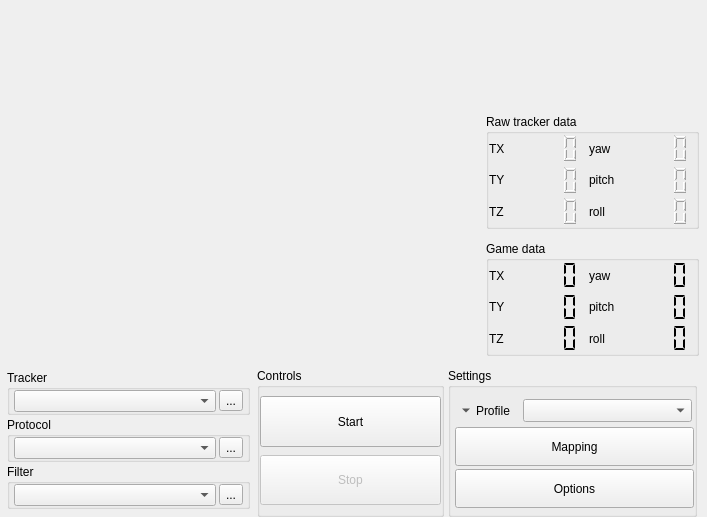
<?xml version="1.0" encoding="UTF-8"?>
<ui version="4.0">
 <author>Lovecraftian Octopus</author>
 <class>OpentrackUI</class>
 <widget class="QMainWindow" name="OpentrackUI">
  <property name="geometry">
   <rect>
    <x>0</x>
    <y>0</y>
    <width>707</width>
    <height>494</height>
   </rect>
  </property>
  <property name="windowIcon">
   <iconset resource="ui-res.qrc">
    <normaloff>:/images/facetracknoir.png</normaloff>:/images/facetracknoir.png</iconset>
  </property>
  <property name="styleSheet">
   <string notr="true">#video_feed { border: 0; }
</string>
  </property>
  <widget class="QWidget" name="content">
   <property name="sizePolicy">
    <sizepolicy hsizetype="Preferred" vsizetype="Preferred">
     <horstretch>0</horstretch>
     <verstretch>0</verstretch>
    </sizepolicy>
   </property>
   <layout class="QVBoxLayout" name="verticalLayout_2">
    <property name="spacing">
     <number>0</number>
    </property>
    <property name="leftMargin">
     <number>0</number>
    </property>
    <property name="topMargin">
     <number>0</number>
    </property>
    <property name="rightMargin">
     <number>0</number>
    </property>
    <property name="bottomMargin">
     <number>0</number>
    </property>
    <item>
     <widget class="QFrame" name="frame">
      <property name="frameShape">
       <enum>QFrame::NoFrame</enum>
      </property>
      <property name="frameShadow">
       <enum>QFrame::Raised</enum>
      </property>
      <property name="lineWidth">
       <number>0</number>
      </property>
      <layout class="QGridLayout" name="gridLayout_5">
       <property name="leftMargin">
        <number>0</number>
       </property>
       <property name="topMargin">
        <number>0</number>
       </property>
       <property name="rightMargin">
        <number>0</number>
       </property>
       <property name="bottomMargin">
        <number>0</number>
       </property>
       <property name="spacing">
        <number>0</number>
       </property>
       <item row="0" column="0">
        <widget class="QFrame" name="top">
         <property name="frameShape">
          <enum>QFrame::NoFrame</enum>
         </property>
         <layout class="QHBoxLayout" name="horizontalLayout_2">
          <property name="spacing">
           <number>0</number>
          </property>
          <property name="leftMargin">
           <number>0</number>
          </property>
          <property name="topMargin">
           <number>0</number>
          </property>
          <property name="rightMargin">
           <number>0</number>
          </property>
          <property name="bottomMargin">
           <number>0</number>
          </property>
          <item>
           <widget class="QFrame" name="video_feed">
            <property name="sizePolicy">
             <sizepolicy hsizetype="Fixed" vsizetype="Fixed">
              <horstretch>0</horstretch>
              <verstretch>0</verstretch>
             </sizepolicy>
            </property>
            <property name="minimumSize">
             <size>
              <width>480</width>
              <height>360</height>
             </size>
            </property>
            <property name="maximumSize">
             <size>
              <width>480</width>
              <height>360</height>
             </size>
            </property>
            <widget class="QFrame" name="video_frame">
             <property name="geometry">
              <rect>
               <x>0</x>
               <y>0</y>
               <width>480</width>
               <height>360</height>
              </rect>
             </property>
             <property name="sizePolicy">
              <sizepolicy hsizetype="MinimumExpanding" vsizetype="Preferred">
               <horstretch>0</horstretch>
               <verstretch>0</verstretch>
              </sizepolicy>
             </property>
             <widget class="QLabel" name="video_frame_label">
              <property name="geometry">
               <rect>
                <x>0</x>
                <y>0</y>
                <width>480</width>
                <height>360</height>
               </rect>
              </property>
              <property name="sizePolicy">
               <sizepolicy hsizetype="Fixed" vsizetype="Fixed">
                <horstretch>0</horstretch>
                <verstretch>0</verstretch>
               </sizepolicy>
              </property>
              <property name="minimumSize">
               <size>
                <width>480</width>
                <height>360</height>
               </size>
              </property>
              <property name="maximumSize">
               <size>
                <width>480</width>
                <height>360</height>
               </size>
              </property>
              <property name="text">
               <string/>
              </property>
             </widget>
            </widget>
           </widget>
          </item>
          <item>
           <widget class="QFrame" name="top_display">
            <property name="frameShape">
             <enum>QFrame::NoFrame</enum>
            </property>
            <property name="lineWidth">
             <number>0</number>
            </property>
            <layout class="QVBoxLayout">
             <property name="spacing">
              <number>12</number>
             </property>
             <property name="leftMargin">
              <number>6</number>
             </property>
             <property name="topMargin">
              <number>12</number>
             </property>
             <property name="rightMargin">
              <number>8</number>
             </property>
             <property name="bottomMargin">
              <number>4</number>
             </property>
             <item>
              <widget class="GLWidget" name="pose_display" native="true">
               <property name="sizePolicy">
                <sizepolicy hsizetype="MinimumExpanding" vsizetype="MinimumExpanding">
                 <horstretch>0</horstretch>
                 <verstretch>0</verstretch>
                </sizepolicy>
               </property>
               <property name="maximumSize">
                <size>
                 <width>80</width>
                 <height>90</height>
                </size>
               </property>
              </widget>
             </item>
             <item>
              <widget class="QGroupBox" name="box_raw_headpose">
               <property name="sizePolicy">
                <sizepolicy hsizetype="MinimumExpanding" vsizetype="Minimum">
                 <horstretch>0</horstretch>
                 <verstretch>0</verstretch>
                </sizepolicy>
               </property>
               <property name="title">
                <string notr="true">Raw tracker data</string>
               </property>
               <layout class="QGridLayout" name="gridLayout_12">
                <property name="leftMargin">
                 <number>0</number>
                </property>
                <property name="topMargin">
                 <number>0</number>
                </property>
                <property name="rightMargin">
                 <number>0</number>
                </property>
                <property name="bottomMargin">
                 <number>0</number>
                </property>
                <property name="horizontalSpacing">
                 <number>3</number>
                </property>
                <property name="verticalSpacing">
                 <number>2</number>
                </property>
                <item row="0" column="1">
                 <widget class="QLCDNumber" name="raw_x">
                  <property name="enabled">
                   <bool>true</bool>
                  </property>
                  <property name="sizePolicy">
                   <sizepolicy hsizetype="Minimum" vsizetype="Minimum">
                    <horstretch>0</horstretch>
                    <verstretch>0</verstretch>
                   </sizepolicy>
                  </property>
                  <property name="frameShape">
                   <enum>QFrame::NoFrame</enum>
                  </property>
                  <property name="frameShadow">
                   <enum>QFrame::Plain</enum>
                  </property>
                  <property name="lineWidth">
                   <number>1</number>
                  </property>
                  <property name="smallDecimalPoint">
                   <bool>true</bool>
                  </property>
                  <property name="digitCount">
                   <number>4</number>
                  </property>
                  <property name="segmentStyle">
                   <enum>QLCDNumber::Outline</enum>
                  </property>
                 </widget>
                </item>
                <item row="0" column="2">
                 <widget class="QLabel" name="lblRotX_4">
                  <property name="sizePolicy">
                   <sizepolicy hsizetype="Maximum" vsizetype="Minimum">
                    <horstretch>0</horstretch>
                    <verstretch>0</verstretch>
                   </sizepolicy>
                  </property>
                  <property name="frameShadow">
                   <enum>QFrame::Raised</enum>
                  </property>
                  <property name="text">
                   <string>yaw</string>
                  </property>
                 </widget>
                </item>
                <item row="2" column="2">
                 <widget class="QLabel" name="lblRotZ_4">
                  <property name="sizePolicy">
                   <sizepolicy hsizetype="Maximum" vsizetype="Minimum">
                    <horstretch>0</horstretch>
                    <verstretch>0</verstretch>
                   </sizepolicy>
                  </property>
                  <property name="frameShadow">
                   <enum>QFrame::Raised</enum>
                  </property>
                  <property name="text">
                   <string>roll</string>
                  </property>
                 </widget>
                </item>
                <item row="2" column="0">
                 <widget class="QLabel" name="lblZ_4">
                  <property name="enabled">
                   <bool>true</bool>
                  </property>
                  <property name="sizePolicy">
                   <sizepolicy hsizetype="Maximum" vsizetype="Minimum">
                    <horstretch>0</horstretch>
                    <verstretch>0</verstretch>
                   </sizepolicy>
                  </property>
                  <property name="autoFillBackground">
                   <bool>false</bool>
                  </property>
                  <property name="frameShadow">
                   <enum>QFrame::Raised</enum>
                  </property>
                  <property name="text">
                   <string>TZ</string>
                  </property>
                 </widget>
                </item>
                <item row="1" column="2">
                 <widget class="QLabel" name="lblRotY_4">
                  <property name="sizePolicy">
                   <sizepolicy hsizetype="Maximum" vsizetype="Minimum">
                    <horstretch>0</horstretch>
                    <verstretch>0</verstretch>
                   </sizepolicy>
                  </property>
                  <property name="frameShadow">
                   <enum>QFrame::Raised</enum>
                  </property>
                  <property name="text">
                   <string>pitch</string>
                  </property>
                 </widget>
                </item>
                <item row="1" column="1">
                 <widget class="QLCDNumber" name="raw_y">
                  <property name="enabled">
                   <bool>true</bool>
                  </property>
                  <property name="sizePolicy">
                   <sizepolicy hsizetype="Minimum" vsizetype="Minimum">
                    <horstretch>0</horstretch>
                    <verstretch>0</verstretch>
                   </sizepolicy>
                  </property>
                  <property name="frameShape">
                   <enum>QFrame::NoFrame</enum>
                  </property>
                  <property name="frameShadow">
                   <enum>QFrame::Plain</enum>
                  </property>
                  <property name="lineWidth">
                   <number>1</number>
                  </property>
                  <property name="smallDecimalPoint">
                   <bool>true</bool>
                  </property>
                  <property name="digitCount">
                   <number>4</number>
                  </property>
                  <property name="segmentStyle">
                   <enum>QLCDNumber::Outline</enum>
                  </property>
                 </widget>
                </item>
                <item row="0" column="3">
                 <widget class="QLCDNumber" name="raw_yaw">
                  <property name="enabled">
                   <bool>true</bool>
                  </property>
                  <property name="sizePolicy">
                   <sizepolicy hsizetype="Minimum" vsizetype="Minimum">
                    <horstretch>0</horstretch>
                    <verstretch>0</verstretch>
                   </sizepolicy>
                  </property>
                  <property name="frameShape">
                   <enum>QFrame::NoFrame</enum>
                  </property>
                  <property name="frameShadow">
                   <enum>QFrame::Plain</enum>
                  </property>
                  <property name="lineWidth">
                   <number>1</number>
                  </property>
                  <property name="smallDecimalPoint">
                   <bool>true</bool>
                  </property>
                  <property name="digitCount">
                   <number>4</number>
                  </property>
                  <property name="segmentStyle">
                   <enum>QLCDNumber::Outline</enum>
                  </property>
                 </widget>
                </item>
                <item row="2" column="3">
                 <widget class="QLCDNumber" name="raw_roll">
                  <property name="enabled">
                   <bool>true</bool>
                  </property>
                  <property name="sizePolicy">
                   <sizepolicy hsizetype="Minimum" vsizetype="Minimum">
                    <horstretch>0</horstretch>
                    <verstretch>0</verstretch>
                   </sizepolicy>
                  </property>
                  <property name="frameShape">
                   <enum>QFrame::NoFrame</enum>
                  </property>
                  <property name="frameShadow">
                   <enum>QFrame::Plain</enum>
                  </property>
                  <property name="lineWidth">
                   <number>1</number>
                  </property>
                  <property name="smallDecimalPoint">
                   <bool>true</bool>
                  </property>
                  <property name="digitCount">
                   <number>4</number>
                  </property>
                  <property name="segmentStyle">
                   <enum>QLCDNumber::Outline</enum>
                  </property>
                 </widget>
                </item>
                <item row="2" column="1">
                 <widget class="QLCDNumber" name="raw_z">
                  <property name="enabled">
                   <bool>true</bool>
                  </property>
                  <property name="sizePolicy">
                   <sizepolicy hsizetype="Minimum" vsizetype="Minimum">
                    <horstretch>0</horstretch>
                    <verstretch>0</verstretch>
                   </sizepolicy>
                  </property>
                  <property name="frameShape">
                   <enum>QFrame::NoFrame</enum>
                  </property>
                  <property name="frameShadow">
                   <enum>QFrame::Plain</enum>
                  </property>
                  <property name="lineWidth">
                   <number>1</number>
                  </property>
                  <property name="smallDecimalPoint">
                   <bool>true</bool>
                  </property>
                  <property name="digitCount">
                   <number>4</number>
                  </property>
                  <property name="segmentStyle">
                   <enum>QLCDNumber::Outline</enum>
                  </property>
                 </widget>
                </item>
                <item row="0" column="0">
                 <widget class="QLabel" name="lblX_4">
                  <property name="sizePolicy">
                   <sizepolicy hsizetype="Maximum" vsizetype="Minimum">
                    <horstretch>0</horstretch>
                    <verstretch>0</verstretch>
                   </sizepolicy>
                  </property>
                  <property name="frameShadow">
                   <enum>QFrame::Raised</enum>
                  </property>
                  <property name="text">
                   <string>TX</string>
                  </property>
                 </widget>
                </item>
                <item row="1" column="3">
                 <widget class="QLCDNumber" name="raw_pitch">
                  <property name="enabled">
                   <bool>true</bool>
                  </property>
                  <property name="sizePolicy">
                   <sizepolicy hsizetype="Minimum" vsizetype="Minimum">
                    <horstretch>0</horstretch>
                    <verstretch>0</verstretch>
                   </sizepolicy>
                  </property>
                  <property name="frameShape">
                   <enum>QFrame::NoFrame</enum>
                  </property>
                  <property name="frameShadow">
                   <enum>QFrame::Plain</enum>
                  </property>
                  <property name="lineWidth">
                   <number>1</number>
                  </property>
                  <property name="smallDecimalPoint">
                   <bool>true</bool>
                  </property>
                  <property name="digitCount">
                   <number>4</number>
                  </property>
                  <property name="segmentStyle">
                   <enum>QLCDNumber::Outline</enum>
                  </property>
                 </widget>
                </item>
                <item row="1" column="0">
                 <widget class="QLabel" name="lblY_4">
                  <property name="enabled">
                   <bool>true</bool>
                  </property>
                  <property name="sizePolicy">
                   <sizepolicy hsizetype="Maximum" vsizetype="Minimum">
                    <horstretch>0</horstretch>
                    <verstretch>0</verstretch>
                   </sizepolicy>
                  </property>
                  <property name="autoFillBackground">
                   <bool>false</bool>
                  </property>
                  <property name="frameShadow">
                   <enum>QFrame::Raised</enum>
                  </property>
                  <property name="text">
                   <string>TY</string>
                  </property>
                 </widget>
                </item>
               </layout>
              </widget>
             </item>
             <item>
              <widget class="QGroupBox" name="box_mapped_headpose">
               <property name="sizePolicy">
                <sizepolicy hsizetype="MinimumExpanding" vsizetype="Minimum">
                 <horstretch>0</horstretch>
                 <verstretch>0</verstretch>
                </sizepolicy>
               </property>
               <property name="title">
                <string notr="true">Game data</string>
               </property>
               <layout class="QGridLayout" name="gridLayout_14">
                <property name="leftMargin">
                 <number>0</number>
                </property>
                <property name="topMargin">
                 <number>0</number>
                </property>
                <property name="rightMargin">
                 <number>0</number>
                </property>
                <property name="bottomMargin">
                 <number>0</number>
                </property>
                <property name="horizontalSpacing">
                 <number>3</number>
                </property>
                <property name="verticalSpacing">
                 <number>2</number>
                </property>
                <item row="1" column="0">
                 <widget class="QLabel" name="lblY_2">
                  <property name="enabled">
                   <bool>true</bool>
                  </property>
                  <property name="sizePolicy">
                   <sizepolicy hsizetype="Maximum" vsizetype="Minimum">
                    <horstretch>0</horstretch>
                    <verstretch>0</verstretch>
                   </sizepolicy>
                  </property>
                  <property name="autoFillBackground">
                   <bool>false</bool>
                  </property>
                  <property name="frameShadow">
                   <enum>QFrame::Raised</enum>
                  </property>
                  <property name="text">
                   <string>TY</string>
                  </property>
                 </widget>
                </item>
                <item row="1" column="2">
                 <widget class="QLabel" name="lblRotY_2">
                  <property name="sizePolicy">
                   <sizepolicy hsizetype="Maximum" vsizetype="Minimum">
                    <horstretch>0</horstretch>
                    <verstretch>0</verstretch>
                   </sizepolicy>
                  </property>
                  <property name="frameShadow">
                   <enum>QFrame::Raised</enum>
                  </property>
                  <property name="text">
                   <string>pitch</string>
                  </property>
                 </widget>
                </item>
                <item row="0" column="1">
                 <widget class="QLCDNumber" name="pose_x">
                  <property name="enabled">
                   <bool>true</bool>
                  </property>
                  <property name="sizePolicy">
                   <sizepolicy hsizetype="Minimum" vsizetype="Minimum">
                    <horstretch>0</horstretch>
                    <verstretch>0</verstretch>
                   </sizepolicy>
                  </property>
                  <property name="frameShape">
                   <enum>QFrame::NoFrame</enum>
                  </property>
                  <property name="smallDecimalPoint">
                   <bool>true</bool>
                  </property>
                  <property name="digitCount">
                   <number>4</number>
                  </property>
                  <property name="segmentStyle">
                   <enum>QLCDNumber::Flat</enum>
                  </property>
                 </widget>
                </item>
                <item row="0" column="2">
                 <widget class="QLabel" name="lblRotX_2">
                  <property name="sizePolicy">
                   <sizepolicy hsizetype="Maximum" vsizetype="Minimum">
                    <horstretch>0</horstretch>
                    <verstretch>0</verstretch>
                   </sizepolicy>
                  </property>
                  <property name="frameShadow">
                   <enum>QFrame::Raised</enum>
                  </property>
                  <property name="text">
                   <string>yaw</string>
                  </property>
                 </widget>
                </item>
                <item row="2" column="2">
                 <widget class="QLabel" name="lblRotZ_2">
                  <property name="sizePolicy">
                   <sizepolicy hsizetype="Maximum" vsizetype="Minimum">
                    <horstretch>0</horstretch>
                    <verstretch>0</verstretch>
                   </sizepolicy>
                  </property>
                  <property name="frameShadow">
                   <enum>QFrame::Raised</enum>
                  </property>
                  <property name="text">
                   <string>roll</string>
                  </property>
                 </widget>
                </item>
                <item row="2" column="0">
                 <widget class="QLabel" name="lblZ_2">
                  <property name="enabled">
                   <bool>true</bool>
                  </property>
                  <property name="sizePolicy">
                   <sizepolicy hsizetype="Maximum" vsizetype="Minimum">
                    <horstretch>0</horstretch>
                    <verstretch>0</verstretch>
                   </sizepolicy>
                  </property>
                  <property name="autoFillBackground">
                   <bool>false</bool>
                  </property>
                  <property name="frameShadow">
                   <enum>QFrame::Raised</enum>
                  </property>
                  <property name="text">
                   <string>TZ</string>
                  </property>
                 </widget>
                </item>
                <item row="1" column="1">
                 <widget class="QLCDNumber" name="pose_y">
                  <property name="enabled">
                   <bool>true</bool>
                  </property>
                  <property name="sizePolicy">
                   <sizepolicy hsizetype="Minimum" vsizetype="Minimum">
                    <horstretch>0</horstretch>
                    <verstretch>0</verstretch>
                   </sizepolicy>
                  </property>
                  <property name="frameShape">
                   <enum>QFrame::NoFrame</enum>
                  </property>
                  <property name="smallDecimalPoint">
                   <bool>true</bool>
                  </property>
                  <property name="digitCount">
                   <number>4</number>
                  </property>
                  <property name="segmentStyle">
                   <enum>QLCDNumber::Flat</enum>
                  </property>
                 </widget>
                </item>
                <item row="2" column="3">
                 <widget class="QLCDNumber" name="pose_roll">
                  <property name="enabled">
                   <bool>true</bool>
                  </property>
                  <property name="sizePolicy">
                   <sizepolicy hsizetype="Minimum" vsizetype="Minimum">
                    <horstretch>0</horstretch>
                    <verstretch>0</verstretch>
                   </sizepolicy>
                  </property>
                  <property name="frameShape">
                   <enum>QFrame::NoFrame</enum>
                  </property>
                  <property name="smallDecimalPoint">
                   <bool>true</bool>
                  </property>
                  <property name="digitCount">
                   <number>4</number>
                  </property>
                  <property name="segmentStyle">
                   <enum>QLCDNumber::Flat</enum>
                  </property>
                 </widget>
                </item>
                <item row="0" column="3">
                 <widget class="QLCDNumber" name="pose_yaw">
                  <property name="enabled">
                   <bool>true</bool>
                  </property>
                  <property name="sizePolicy">
                   <sizepolicy hsizetype="Minimum" vsizetype="Minimum">
                    <horstretch>0</horstretch>
                    <verstretch>0</verstretch>
                   </sizepolicy>
                  </property>
                  <property name="frameShape">
                   <enum>QFrame::NoFrame</enum>
                  </property>
                  <property name="smallDecimalPoint">
                   <bool>true</bool>
                  </property>
                  <property name="digitCount">
                   <number>4</number>
                  </property>
                  <property name="segmentStyle">
                   <enum>QLCDNumber::Flat</enum>
                  </property>
                 </widget>
                </item>
                <item row="2" column="1">
                 <widget class="QLCDNumber" name="pose_z">
                  <property name="enabled">
                   <bool>true</bool>
                  </property>
                  <property name="sizePolicy">
                   <sizepolicy hsizetype="Minimum" vsizetype="Minimum">
                    <horstretch>0</horstretch>
                    <verstretch>0</verstretch>
                   </sizepolicy>
                  </property>
                  <property name="frameShape">
                   <enum>QFrame::NoFrame</enum>
                  </property>
                  <property name="smallDecimalPoint">
                   <bool>true</bool>
                  </property>
                  <property name="digitCount">
                   <number>4</number>
                  </property>
                  <property name="segmentStyle">
                   <enum>QLCDNumber::Flat</enum>
                  </property>
                 </widget>
                </item>
                <item row="0" column="0">
                 <widget class="QLabel" name="lblx">
                  <property name="sizePolicy">
                   <sizepolicy hsizetype="Maximum" vsizetype="Minimum">
                    <horstretch>0</horstretch>
                    <verstretch>0</verstretch>
                   </sizepolicy>
                  </property>
                  <property name="frameShadow">
                   <enum>QFrame::Raised</enum>
                  </property>
                  <property name="text">
                   <string>TX</string>
                  </property>
                 </widget>
                </item>
                <item row="1" column="3">
                 <widget class="QLCDNumber" name="pose_pitch">
                  <property name="enabled">
                   <bool>true</bool>
                  </property>
                  <property name="sizePolicy">
                   <sizepolicy hsizetype="Minimum" vsizetype="Minimum">
                    <horstretch>0</horstretch>
                    <verstretch>0</verstretch>
                   </sizepolicy>
                  </property>
                  <property name="frameShape">
                   <enum>QFrame::NoFrame</enum>
                  </property>
                  <property name="smallDecimalPoint">
                   <bool>true</bool>
                  </property>
                  <property name="digitCount">
                   <number>4</number>
                  </property>
                  <property name="segmentStyle">
                   <enum>QLCDNumber::Flat</enum>
                  </property>
                 </widget>
                </item>
               </layout>
              </widget>
             </item>
            </layout>
           </widget>
          </item>
         </layout>
        </widget>
       </item>
       <item row="1" column="0">
        <widget class="QFrame" name="bottom_controls">
         <property name="sizePolicy">
          <sizepolicy hsizetype="Preferred" vsizetype="Preferred">
           <horstretch>0</horstretch>
           <verstretch>0</verstretch>
          </sizepolicy>
         </property>
         <layout class="QGridLayout" name="gridLayout_2">
          <property name="leftMargin">
           <number>4</number>
          </property>
          <property name="topMargin">
           <number>8</number>
          </property>
          <property name="rightMargin">
           <number>10</number>
          </property>
          <property name="bottomMargin">
           <number>0</number>
          </property>
          <property name="horizontalSpacing">
           <number>4</number>
          </property>
          <property name="verticalSpacing">
           <number>0</number>
          </property>
          <item row="1" column="2">
           <widget class="QGroupBox" name="groupWindows">
            <property name="sizePolicy">
             <sizepolicy hsizetype="Preferred" vsizetype="Preferred">
              <horstretch>4</horstretch>
              <verstretch>0</verstretch>
             </sizepolicy>
            </property>
            <property name="title">
             <string>Settings</string>
            </property>
            <property name="flat">
             <bool>true</bool>
            </property>
            <layout class="QVBoxLayout" name="verticalLayout_3">
             <property name="spacing">
              <number>3</number>
             </property>
             <property name="leftMargin">
              <number>4</number>
             </property>
             <property name="topMargin">
              <number>2</number>
             </property>
             <property name="rightMargin">
              <number>0</number>
             </property>
             <property name="bottomMargin">
              <number>6</number>
             </property>
             <item>
              <widget class="QFrame" name="groupProfile">
               <property name="sizePolicy">
                <sizepolicy hsizetype="Preferred" vsizetype="MinimumExpanding">
                 <horstretch>0</horstretch>
                 <verstretch>2</verstretch>
                </sizepolicy>
               </property>
               <layout class="QHBoxLayout" name="horizontalLayout">
                <property name="spacing">
                 <number>0</number>
                </property>
                <property name="leftMargin">
                 <number>0</number>
                </property>
                <property name="rightMargin">
                 <number>2</number>
                </property>
                <property name="bottomMargin">
                 <number>2</number>
                </property>
                <item>
                 <widget class="QToolButton" name="profile_button">
                  <property name="enabled">
                   <bool>true</bool>
                  </property>
                  <property name="sizePolicy">
                   <sizepolicy hsizetype="Maximum" vsizetype="Preferred">
                    <horstretch>0</horstretch>
                    <verstretch>0</verstretch>
                   </sizepolicy>
                  </property>
                  <property name="text">
                   <string>Profile</string>
                  </property>
                  <property name="popupMode">
                   <enum>QToolButton::InstantPopup</enum>
                  </property>
                  <property name="toolButtonStyle">
                   <enum>Qt::ToolButtonTextBesideIcon</enum>
                  </property>
                  <property name="autoRaise">
                   <bool>true</bool>
                  </property>
                  <property name="arrowType">
                   <enum>Qt::DownArrow</enum>
                  </property>
                 </widget>
                </item>
                <item>
                 <widget class="QComboBox" name="iconcomboProfile">
                  <property name="sizePolicy">
                   <sizepolicy hsizetype="Preferred" vsizetype="Preferred">
                    <horstretch>0</horstretch>
                    <verstretch>0</verstretch>
                   </sizepolicy>
                  </property>
                  <property name="maxVisibleItems">
                   <number>20</number>
                  </property>
                 </widget>
                </item>
               </layout>
              </widget>
             </item>
             <item>
              <widget class="QPushButton" name="btnEditCurves">
               <property name="sizePolicy">
                <sizepolicy hsizetype="Preferred" vsizetype="Preferred">
                 <horstretch>0</horstretch>
                 <verstretch>3</verstretch>
                </sizepolicy>
               </property>
               <property name="text">
                <string>Mapping</string>
               </property>
               <property name="icon">
                <iconset resource="ui-res.qrc">
                 <normaloff>:/images/curves.png</normaloff>:/images/curves.png</iconset>
               </property>
               <property name="iconSize">
                <size>
                 <width>80</width>
                 <height>24</height>
                </size>
               </property>
              </widget>
             </item>
             <item>
              <widget class="QPushButton" name="btnShortcuts">
               <property name="sizePolicy">
                <sizepolicy hsizetype="Preferred" vsizetype="Preferred">
                 <horstretch>0</horstretch>
                 <verstretch>3</verstretch>
                </sizepolicy>
               </property>
               <property name="text">
                <string>Options</string>
               </property>
               <property name="icon">
                <iconset resource="ui-res.qrc">
                 <normaloff>:/images/tools.png</normaloff>:/images/tools.png</iconset>
               </property>
               <property name="iconSize">
                <size>
                 <width>80</width>
                 <height>24</height>
                </size>
               </property>
              </widget>
             </item>
            </layout>
           </widget>
          </item>
          <item row="1" column="1">
           <widget class="QGroupBox" name="groupStartStop">
            <property name="sizePolicy">
             <sizepolicy hsizetype="Preferred" vsizetype="Preferred">
              <horstretch>3</horstretch>
              <verstretch>0</verstretch>
             </sizepolicy>
            </property>
            <property name="title">
             <string notr="true">Controls</string>
            </property>
            <property name="flat">
             <bool>true</bool>
            </property>
            <layout class="QVBoxLayout" name="verticalLayout_4">
             <property name="spacing">
              <number>8</number>
             </property>
             <property name="leftMargin">
              <number>0</number>
             </property>
             <property name="topMargin">
              <number>8</number>
             </property>
             <property name="rightMargin">
              <number>0</number>
             </property>
             <property name="bottomMargin">
              <number>9</number>
             </property>
             <item>
              <widget class="QToolButton" name="btnStartTracker">
               <property name="sizePolicy">
                <sizepolicy hsizetype="Preferred" vsizetype="Minimum">
                 <horstretch>0</horstretch>
                 <verstretch>0</verstretch>
                </sizepolicy>
               </property>
               <property name="text">
                <string>Start</string>
               </property>
              </widget>
             </item>
             <item>
              <widget class="QToolButton" name="btnStopTracker">
               <property name="enabled">
                <bool>false</bool>
               </property>
               <property name="sizePolicy">
                <sizepolicy hsizetype="Preferred" vsizetype="Minimum">
                 <horstretch>0</horstretch>
                 <verstretch>0</verstretch>
                </sizepolicy>
               </property>
               <property name="text">
                <string>Stop</string>
               </property>
              </widget>
             </item>
            </layout>
           </widget>
          </item>
          <item row="1" column="0">
           <widget class="QFrame" name="frame_2">
            <property name="sizePolicy">
             <sizepolicy hsizetype="Preferred" vsizetype="Preferred">
              <horstretch>4</horstretch>
              <verstretch>0</verstretch>
             </sizepolicy>
            </property>
            <property name="frameShape">
             <enum>QFrame::NoFrame</enum>
            </property>
            <property name="frameShadow">
             <enum>QFrame::Raised</enum>
            </property>
            <layout class="QVBoxLayout" name="verticalLayout">
             <property name="spacing">
              <number>2</number>
             </property>
             <property name="leftMargin">
              <number>3</number>
             </property>
             <property name="topMargin">
              <number>2</number>
             </property>
             <property name="rightMargin">
              <number>3</number>
             </property>
             <property name="bottomMargin">
              <number>8</number>
             </property>
             <item>
              <widget class="QGroupBox" name="groupTrackerSource">
               <property name="title">
                <string>Tracker</string>
               </property>
               <layout class="QGridLayout" name="gridLayout">
                <property name="leftMargin">
                 <number>4</number>
                </property>
                <property name="topMargin">
                 <number>0</number>
                </property>
                <property name="rightMargin">
                 <number>4</number>
                </property>
                <property name="bottomMargin">
                 <number>0</number>
                </property>
                <property name="horizontalSpacing">
                 <number>3</number>
                </property>
                <property name="verticalSpacing">
                 <number>0</number>
                </property>
                <item row="0" column="0">
                 <widget class="QComboBox" name="iconcomboTrackerSource"/>
                </item>
                <item row="0" column="1">
                 <widget class="QToolButton" name="btnShowEngineControls">
                  <property name="enabled">
                   <bool>true</bool>
                  </property>
                  <property name="text">
                   <string>...</string>
                  </property>
                  <property name="flat" stdset="0">
                   <bool>false</bool>
                  </property>
                 </widget>
                </item>
               </layout>
              </widget>
             </item>
             <item>
              <widget class="QGroupBox" name="groupGameProtocol">
               <property name="title">
                <string>Protocol</string>
               </property>
               <layout class="QGridLayout" name="gridLayout_4">
                <property name="leftMargin">
                 <number>4</number>
                </property>
                <property name="topMargin">
                 <number>0</number>
                </property>
                <property name="rightMargin">
                 <number>4</number>
                </property>
                <property name="bottomMargin">
                 <number>0</number>
                </property>
                <property name="horizontalSpacing">
                 <number>3</number>
                </property>
                <property name="verticalSpacing">
                 <number>0</number>
                </property>
                <item row="0" column="0">
                 <widget class="QComboBox" name="iconcomboProtocol"/>
                </item>
                <item row="0" column="1">
                 <widget class="QToolButton" name="btnShowServerControls">
                  <property name="enabled">
                   <bool>true</bool>
                  </property>
                  <property name="text">
                   <string>...</string>
                  </property>
                  <property name="flat" stdset="0">
                   <bool>false</bool>
                  </property>
                 </widget>
                </item>
               </layout>
              </widget>
             </item>
             <item>
              <widget class="QGroupBox" name="groupFilter">
               <property name="title">
                <string>Filter</string>
               </property>
               <layout class="QGridLayout" name="gridLayout_3">
                <property name="leftMargin">
                 <number>4</number>
                </property>
                <property name="topMargin">
                 <number>0</number>
                </property>
                <property name="rightMargin">
                 <number>4</number>
                </property>
                <property name="bottomMargin">
                 <number>0</number>
                </property>
                <property name="horizontalSpacing">
                 <number>3</number>
                </property>
                <property name="verticalSpacing">
                 <number>0</number>
                </property>
                <item row="0" column="0">
                 <widget class="QComboBox" name="iconcomboFilter"/>
                </item>
                <item row="0" column="1">
                 <widget class="QToolButton" name="btnShowFilterControls">
                  <property name="enabled">
                   <bool>true</bool>
                  </property>
                  <property name="text">
                   <string>...</string>
                  </property>
                  <property name="flat" stdset="0">
                   <bool>false</bool>
                  </property>
                 </widget>
                </item>
               </layout>
              </widget>
             </item>
            </layout>
           </widget>
          </item>
         </layout>
        </widget>
       </item>
      </layout>
     </widget>
    </item>
   </layout>
  </widget>
 </widget>
 <customwidgets>
  <customwidget>
   <class>GLWidget</class>
   <extends>QWidget</extends>
   <header>pose-widget/glwidget.h</header>
  </customwidget>
 </customwidgets>
 <tabstops>
  <tabstop>btnStartTracker</tabstop>
  <tabstop>btnStopTracker</tabstop>
  <tabstop>iconcomboTrackerSource</tabstop>
  <tabstop>btnShowEngineControls</tabstop>
  <tabstop>iconcomboProtocol</tabstop>
  <tabstop>btnShowServerControls</tabstop>
  <tabstop>iconcomboFilter</tabstop>
  <tabstop>btnShowFilterControls</tabstop>
  <tabstop>profile_button</tabstop>
  <tabstop>iconcomboProfile</tabstop>
  <tabstop>btnEditCurves</tabstop>
  <tabstop>btnShortcuts</tabstop>
 </tabstops>
 <resources>
  <include location="ui-res.qrc"/>
 </resources>
 <connections/>
</ui>
